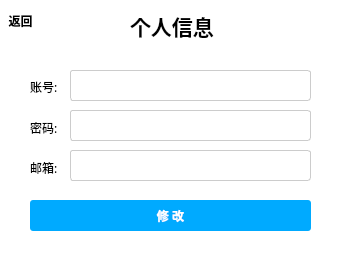
<?xml version="1.0" encoding="UTF-8"?>
<ui version="4.0">
 <class>MainWindow</class>
 <widget class="QMainWindow" name="MainWindow">
  <property name="geometry">
   <rect>
    <x>0</x>
    <y>0</y>
    <width>348</width>
    <height>265</height>
   </rect>
  </property>
  <property name="minimumSize">
   <size>
    <width>348</width>
    <height>265</height>
   </size>
  </property>
  <property name="maximumSize">
   <size>
    <width>348</width>
    <height>265</height>
   </size>
  </property>
  <property name="windowTitle">
   <string>MainWindow</string>
  </property>
  <property name="styleSheet">
   <string notr="true">background-color: white;</string>
  </property>
  <widget class="QWidget" name="centralwidget">
   <widget class="QLabel" name="label">
    <property name="geometry">
     <rect>
      <x>130</x>
      <y>10</y>
      <width>131</width>
      <height>31</height>
     </rect>
    </property>
    <property name="font">
     <font>
      <family>微软雅黑</family>
      <pointsize>16</pointsize>
      <weight>75</weight>
      <bold>true</bold>
     </font>
    </property>
    <property name="text">
     <string>个人信息</string>
    </property>
   </widget>
   <widget class="QLabel" name="label_2">
    <property name="geometry">
     <rect>
      <x>30</x>
      <y>76</y>
      <width>31</width>
      <height>21</height>
     </rect>
    </property>
    <property name="font">
     <font>
      <family>微软雅黑</family>
     </font>
    </property>
    <property name="text">
     <string>账号:</string>
    </property>
   </widget>
   <widget class="QLabel" name="label_3">
    <property name="geometry">
     <rect>
      <x>30</x>
      <y>120</y>
      <width>31</width>
      <height>16</height>
     </rect>
    </property>
    <property name="font">
     <font>
      <family>微软雅黑</family>
     </font>
    </property>
    <property name="text">
     <string>密码:</string>
    </property>
   </widget>
   <widget class="QLineEdit" name="lineEdit">
    <property name="geometry">
     <rect>
      <x>70</x>
      <y>70</y>
      <width>241</width>
      <height>31</height>
     </rect>
    </property>
    <property name="styleSheet">
     <string notr="true">QLineEdit { border-radius: 3px; border: 0.5px solid #CCCCCC;}</string>
    </property>
   </widget>
   <widget class="QLineEdit" name="lineEdit_2">
    <property name="geometry">
     <rect>
      <x>70</x>
      <y>110</y>
      <width>241</width>
      <height>31</height>
     </rect>
    </property>
    <property name="styleSheet">
     <string notr="true">QLineEdit { border-radius: 3px; border: 0.5px solid #CCCCCC;}</string>
    </property>
   </widget>
   <widget class="QPushButton" name="pushButton">
    <property name="geometry">
     <rect>
      <x>30</x>
      <y>200</y>
      <width>281</width>
      <height>31</height>
     </rect>
    </property>
    <property name="font">
     <font>
      <family>微软雅黑</family>
      <weight>75</weight>
      <bold>true</bold>
     </font>
    </property>
    <property name="styleSheet">
     <string notr="true">QPushButton { background-color:rgb(0, 170, 255); color:rgb(255, 255, 255); border-radius: 3px; }</string>
    </property>
    <property name="text">
     <string>修 改</string>
    </property>
   </widget>
   <widget class="QLineEdit" name="lineEdit_3">
    <property name="geometry">
     <rect>
      <x>70</x>
      <y>150</y>
      <width>241</width>
      <height>31</height>
     </rect>
    </property>
    <property name="styleSheet">
     <string notr="true">QLineEdit { border-radius: 3px; border: 0.5px solid #CCCCCC;}</string>
    </property>
   </widget>
   <widget class="QLabel" name="label_4">
    <property name="geometry">
     <rect>
      <x>30</x>
      <y>160</y>
      <width>31</width>
      <height>15</height>
     </rect>
    </property>
    <property name="font">
     <font>
      <family>微软雅黑</family>
     </font>
    </property>
    <property name="text">
     <string>邮箱:</string>
    </property>
   </widget>
   <widget class="QPushButton" name="pushButton_2">
    <property name="geometry">
     <rect>
      <x>0</x>
      <y>10</y>
      <width>41</width>
      <height>21</height>
     </rect>
    </property>
    <property name="font">
     <font>
      <family>微软雅黑</family>
      <weight>75</weight>
      <bold>true</bold>
     </font>
    </property>
    <property name="styleSheet">
     <string notr="true">QPushButton { background-color:rgb(255, 255, 255); color:rgb(0, 0, 0); border-radius: 3px; }</string>
    </property>
    <property name="text">
     <string>返回</string>
    </property>
   </widget>
  </widget>
  <widget class="QStatusBar" name="statusbar"/>
 </widget>
 <resources/>
 <connections/>
</ui>
